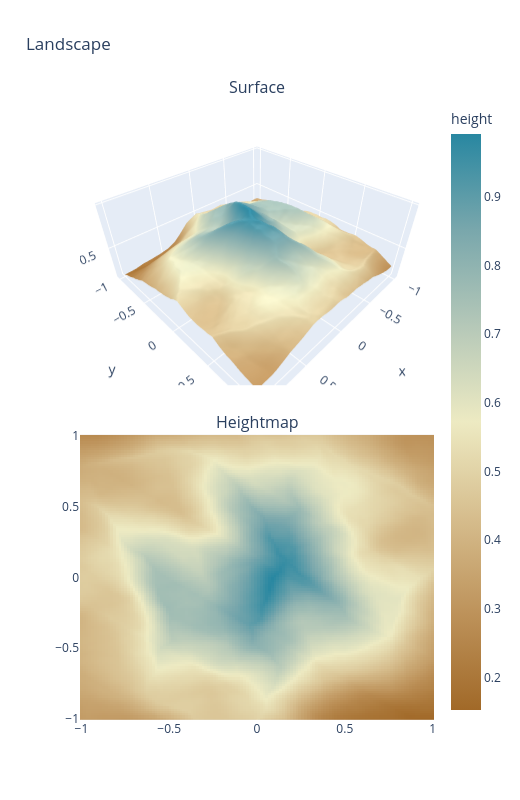

Notebook code cell kept with this figure:
### Code cell
# peek a single mountain at 0,0
def spot_single_mountain(model, x):
    return model(x) / (1 + torch.norm(x, dim=-1, keepdim=True) ** 2)


class SingleMountainNoise(nn.Module):
    def __init__(self, prior):
        super().__init__()
        self.prior = prior

    def forward(self, x):
        return spot_single_mountain(self.prior, x)


single_mountain_noise = SingleMountainNoise(mountain_noise)
evaluate_and_plot_landscape(single_mountain_noise)
